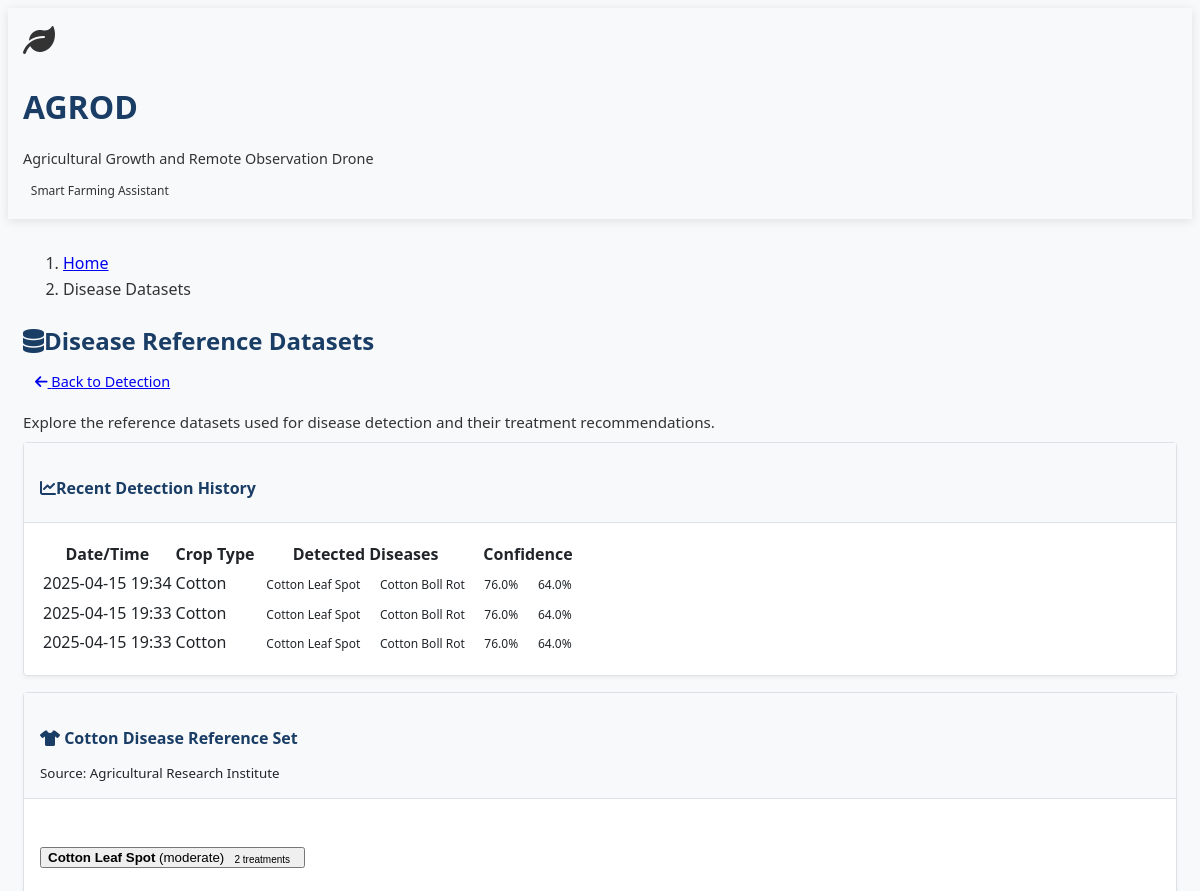
Page /datasets (upper part) on the earlier database version.
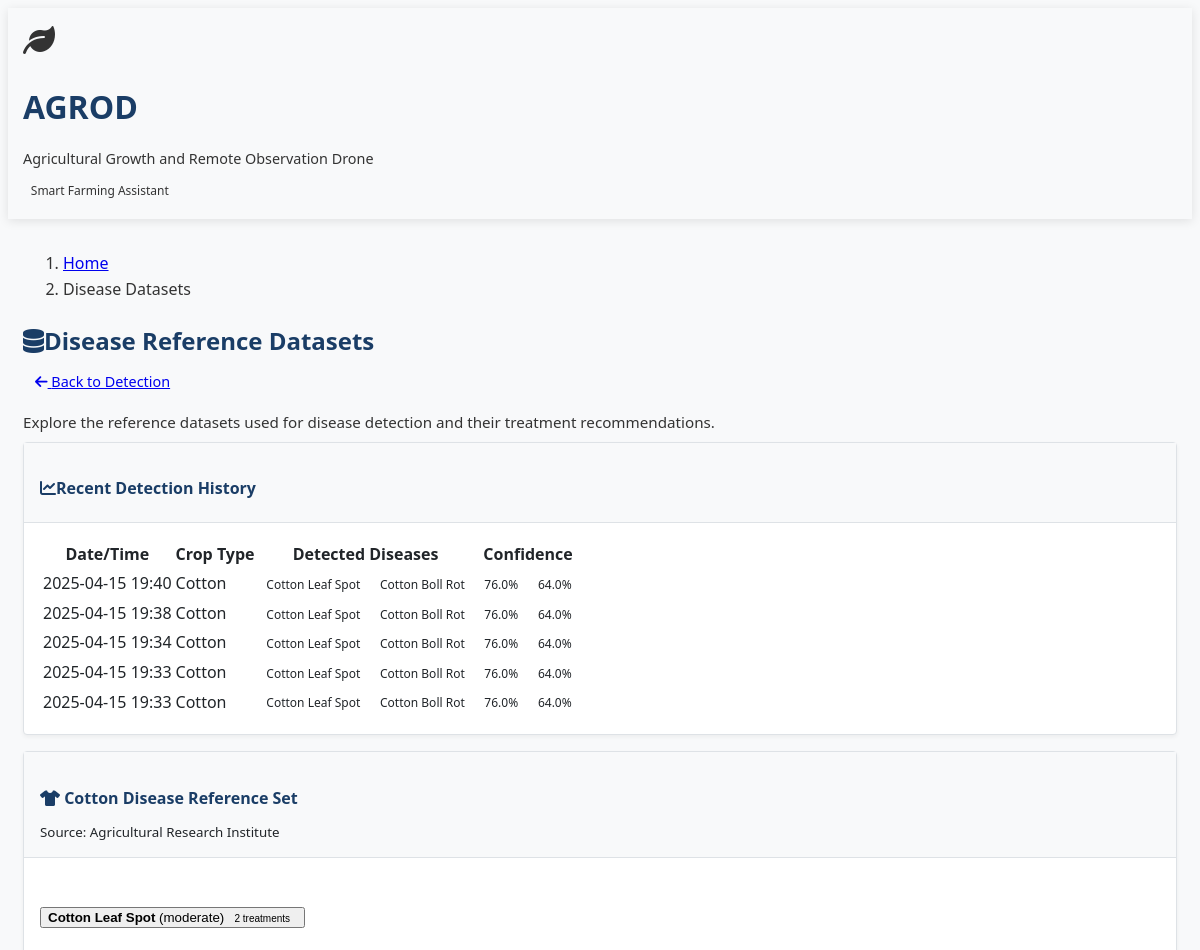
Same page on the later database version.
### models.py (models this page shows, shortened)
class DetectionHistory(db.Model):
    id = db.Column(db.Integer, primary_key=True)
    crop_type = db.Column(db.String(50), nullable=False)
    detected_diseases = db.Column(db.JSON)
    confidence_scores = db.Column(db.JSON)
    image_hash = db.Column(db.String(64))  # Store hash of image for reference
    timestamp = db.Column(db.DateTime, default=datetime.utcnow)

class DiseaseDataset(db.Model):
    id = db.Column(db.Integer, primary_key=True)
    name = db.Column(db.String(100), nullable=False)
    crop_type = db.Column(db.String(50), nullable=False)
    source = db.Column(db.String(200))
    created_at = db.Column(db.DateTime, default=datetime.utcnow)
    disease_samples = db.relationship('DiseaseSample', backref='dataset', lazy=True)

class DiseaseSample(db.Model):
    id = db.Column(db.Integer, primary_key=True)
    disease_name = db.Column(db.String(100), nullable=False)
    description = db.Column(db.Text)
    severity = db.Column(db.String(20))  # mild, moderate, severe
    color_features = db.Column(db.JSON)  # RGB distributions, histograms, etc.
    texture_features = db.Column(db.JSON)  # Texture patterns
    shape_features = db.Column(db.JSON)  # Shape descriptors
    dataset_id = db.Column(db.Integer, db.ForeignKey('disease_dataset.id'), nullable=False)
    recommendations = db.relationship('TreatmentRecommendation', backref='disease', lazy=True)

### app.py (the view)
@app.route('/datasets')
def view_datasets():
    with app.app_context():
        datasets = DiseaseDataset.query.all()
        datasets_with_samples = []
        for dataset in datasets:
            samples = DiseaseSample.query.filter_by(dataset_id=dataset.id).all()
            samples_with_treatments = []
            for sample in samples:
                treatments = TreatmentRecommendation.query.filter_by(disease_id=sample.id).all()
                samples_with_treatments.append({
                    'sample': sample,
                    'treatments': treatments
                })
            datasets_with_samples.append({
                'dataset': dataset,
                'samples': samples_with_treatments
            })
        history = DetectionHistory.query.order_by(DetectionHistory.timestamp.desc()).limit(10).all()
        return render_template('datasets.html',
                              datasets=datasets_with_samples,
                              history=history)

### templates/datasets.html (shortened to what the changed rows need)
{% extends 'layout.html' %}
{% block content %}
<div class="row mb-4">
    <div class="col-12">
        <div class="d-flex justify-content-between align-items-center">
            <h2><i class="fas fa-database me-2"></i>Disease Reference Datasets</h2>
        </div>
    </div>
</div>
<div class="row mb-4">
    <div class="col-12">
        <div class="card shadow-sm">
            <div class="card-body">
                {% if history %}
                <div class="table-responsive">
                    <table class="table table-hover">
                        <thead>
                            <tr>
                                <th>Date/Time</th>
                                <th>Crop Type</th>
                                <th>Detected Diseases</th>
                                <th>Confidence</th>
                            </tr>
                        </thead>
                        <tbody>
                            {% for record in history %}
                            <tr>
                                <td>{{ record.timestamp.strftime('%Y-%m-%d %H:%M') }}</td>
                                <td>{{ record.crop_type.capitalize() }}</td>
                                <td>
                                    {% for disease in record.detected_diseases %}
                                    <span class="badge bg-primary me-1">{{ disease.split('_')|map('capitalize')|join(' ') }}</span>
                                    {% endfor %}
                                </td>
                                <td>
                                    {% for score in record.confidence_scores %}
                                    <span class="badge bg-secondary me-1">{{ score|round }}%</span>
                                    {% endfor %}
                                </td>
                            </tr>
                            {% endfor %}
                        </tbody>
                    </table>
                </div>
                {% else %}
                <div class="alert alert-info">
                    <i class="fas fa-info-circle me-2"></i>
                    No detection history available yet. Use the detection tool to start building history.
                </div>
                {% endif %}
            </div>
        </div>
    </div>
</div>
{% for dataset_data in datasets %}
<div class="row mb-4">
    <div class="col-12">
        <div class="card shadow-sm">
            <div class="card-header">
                <h4>
                    {% if dataset_data.dataset.crop_type == 'cotton' %}
                    <i class="fas fa-tshirt me-2 text-primary"></i>
                    {% else %}
                    <i class="fas fa-tree me-2 text-success"></i>
                    {% endif %}
                    {{ dataset_data.dataset.name }}
                </h4>
                <small class="text-muted">Source: {{ dataset_data.dataset.source }}</small>
            </div>
            <div class="card-body">
                <div class="accordion" id="dataset{{ dataset_data.dataset.id }}Accordion">
                    {% for sample_data in dataset_data.samples %}
                    <div class="accordion-item bg-dark border-secondary">
                        <h2 class="accordion-header" id="heading{{ sample_data.sample.id }}">
                            <button class="accordion-button collapsed" type="button" data-bs-toggle="collapse"
                                data-bs-target="#collapse{{ sample_data.sample.id }}" aria-expanded="false"
                                aria-controls="collapse{{ sample_data.sample.id }}">
                                <div class="d-flex w-100 justify-content-between align-items-center">
                                    <span><strong>{{ sample_data.sample.disease_name }}</strong> ({{ sample_data.sample.severity }})</span>
                                    <span class="badge bg-primary ms-2">{{ sample_data.treatments|length }} treatments</span>
                                </div>
                            </button>
                        </h2>
                    </div>
                    {% endfor %}
                </div>
            </div>
        </div>
    </div>
</div>
{% endfor %}
{% endblock %}

Differences in the rows shown:
added DetectionHistory: timestamp "2025-04-15 19:40", crop_type "Cotton", split|map "Cotton Leaf Spot" "Cotton Boll Rot", confidence_scores "76.0" "64.0"
added DetectionHistory: timestamp "2025-04-15 19:38", crop_type "Cotton", split|map "Cotton Leaf Spot" "Cotton Boll Rot", confidence_scores "76.0" "64.0"
